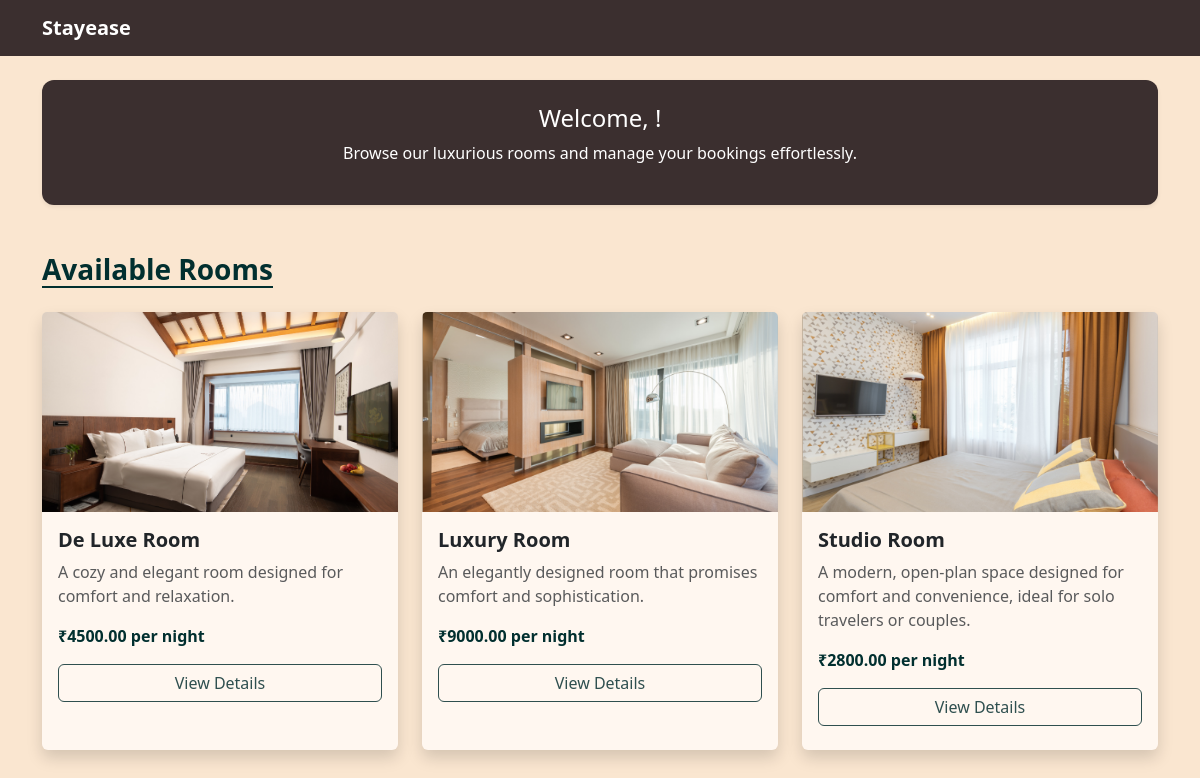
Before: /customer/user with the older database file.
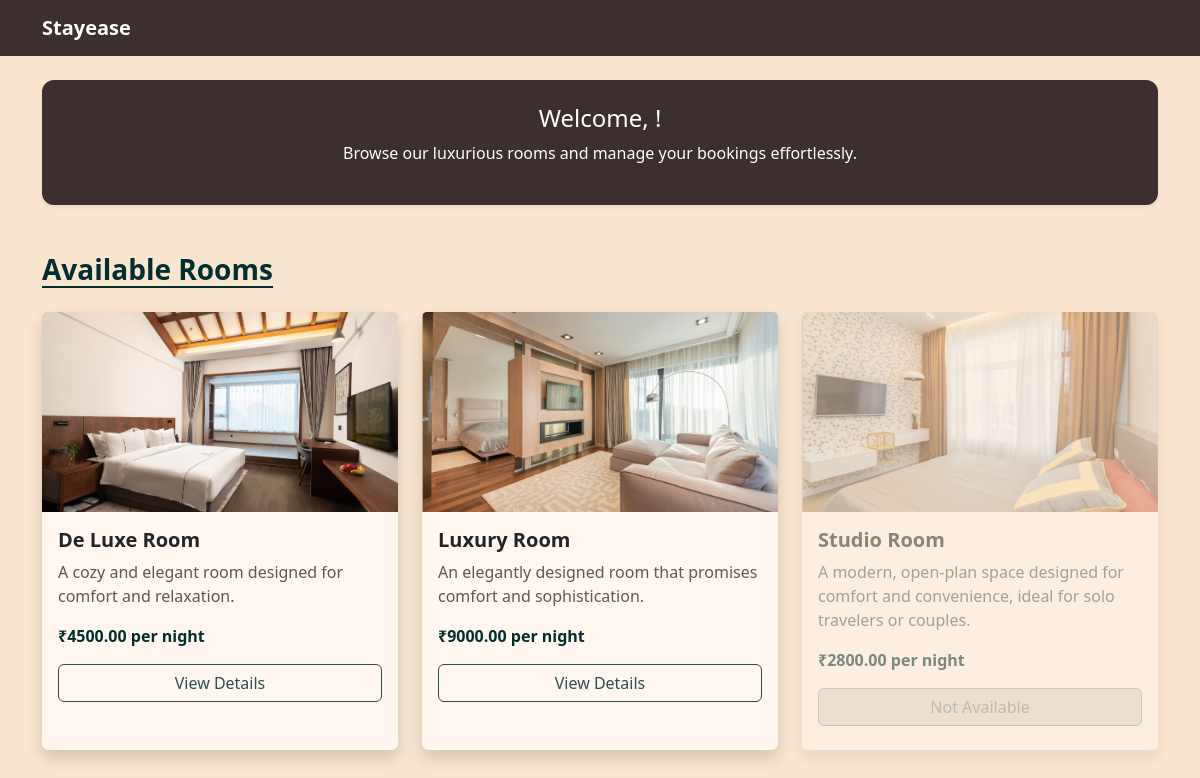
After: the same page with the newer database file.
### useraccount/models.py (models this page shows, shortened)
class RoomType(models.Model):
    name = models.CharField(max_length=100)
    description = models.TextField()
    price_per_night = models.DecimalField(max_digits=8, decimal_places=2)
    capacity = models.IntegerField()
    features = models.TextField()
    image = models.ImageField(upload_to='room_images/')
    is_available = models.BooleanField(default=True)

### customer/views.py (the view)
# urls.py: path('user',UserView.as_view(),name='user'),
class UserView(View):
    def get(self,request):
        room_types = RoomType.objects.all()
        if request.user.is_authenticated:
            booked_room_ids = Booking.objects.filter(user=request.user).values_list('room_type__id', flat=True)
        else:
            booked_room_ids = []
        return render(request, 'user.html', {
            'room_types': room_types,
            'booked_room_ids': booked_room_ids})

### customer/templates/user.html (shortened to what this page needs)
<!doctype html>
<html lang="en">
    <head>
        <link
            href="https://cdn.jsdelivr.net/npm/bootstrap@5.3.2/dist/css/bootstrap.min.css"
            rel="stylesheet"
        />
    </head>
    <body>
      <nav class="navbar navbar-expand-lg">
        <div class="container">
          <a class="navbar-brand fw-bold" href="#">Stayease</a>
        </div>
      </nav>
      <div class="container mt-4">
        <div class="p-4 text-center welcome-banner shadow-sm">
          <h4>Welcome, {{ request.user.first_name|default:request.user.username }}!</h4>
          <p>Browse our luxurious rooms and manage your bookings effortlessly.</p>
        </div>
        <h3 class="mt-5 mb-4 section-title">Available Rooms</h3>
        <div class="row">
          {% for room in room_types %}
            <div class="col-md-4 mb-4">
              <div class="card h-100 border-0 shadow {% if not room.is_available %}opacity-50{% endif %} card-custom">
                <img src="{{ room.image.url }}" class="card-img-top" alt="{{ room.name }}" style="height: 200px; object-fit: cover;">
                <div class="card-body">
                  <h5 class="card-title">{{ room.name }}</h5>
                  <p class="card-text text-muted">{{ room.description|truncatewords:20 }}</p>
                  <p class="fw-bold" style="color: #012F2F;">₹{{ room.price_per_night }} per night</p>
                  {% if room.is_available %}
                    <a href="{% url 'roomdetails' room.id %}" class="btn btn-outline-primary w-100 mb-2">View Details</a>
                  {% else %}
                    <span class="btn btn-secondary w-100 mb-2 disabled">Not Available</span>
                  {% endif %}
                </div>
              </div>
            </div>
          {% empty %}
            <p class="text-muted">No rooms available right now.</p>
          {% endfor %}
        </div>
      </div>
    </body>
</html>

Changed rows visible on the page:
changed RoomType "Studio Room": is_available "View Details" → "Not Available"
